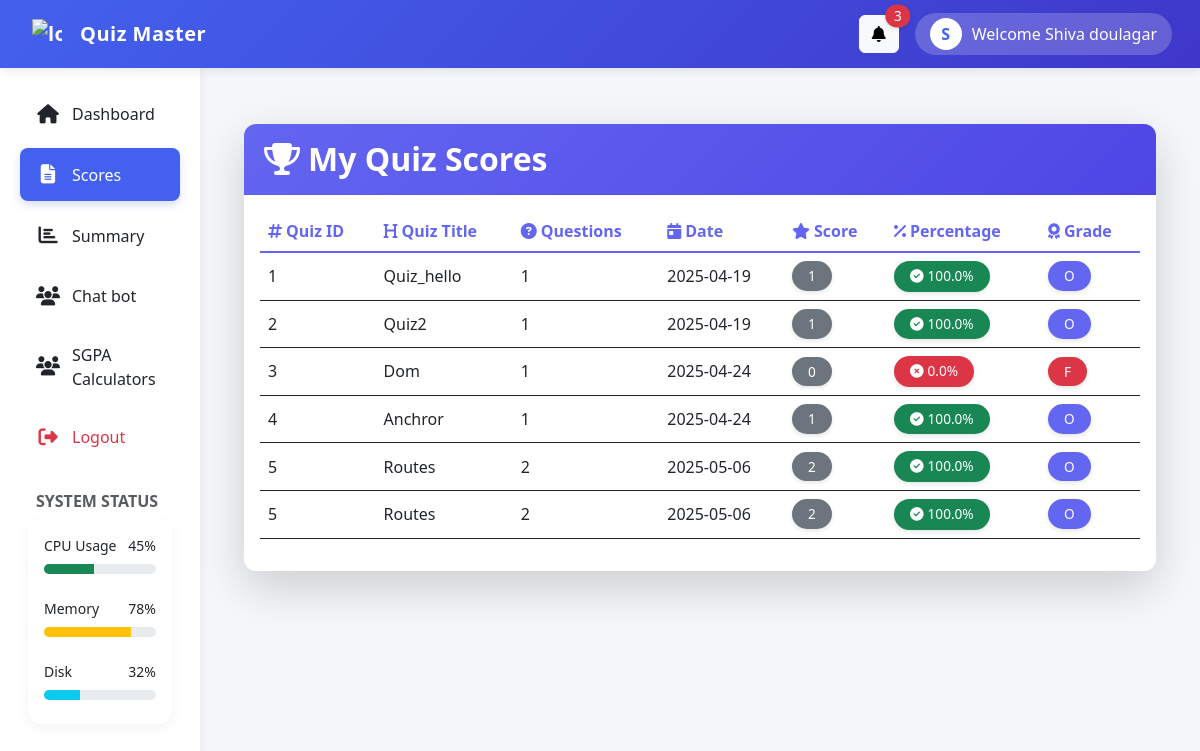
Before: /students/shivadoulager@gmail.com/scores (signed in) with the older database file.
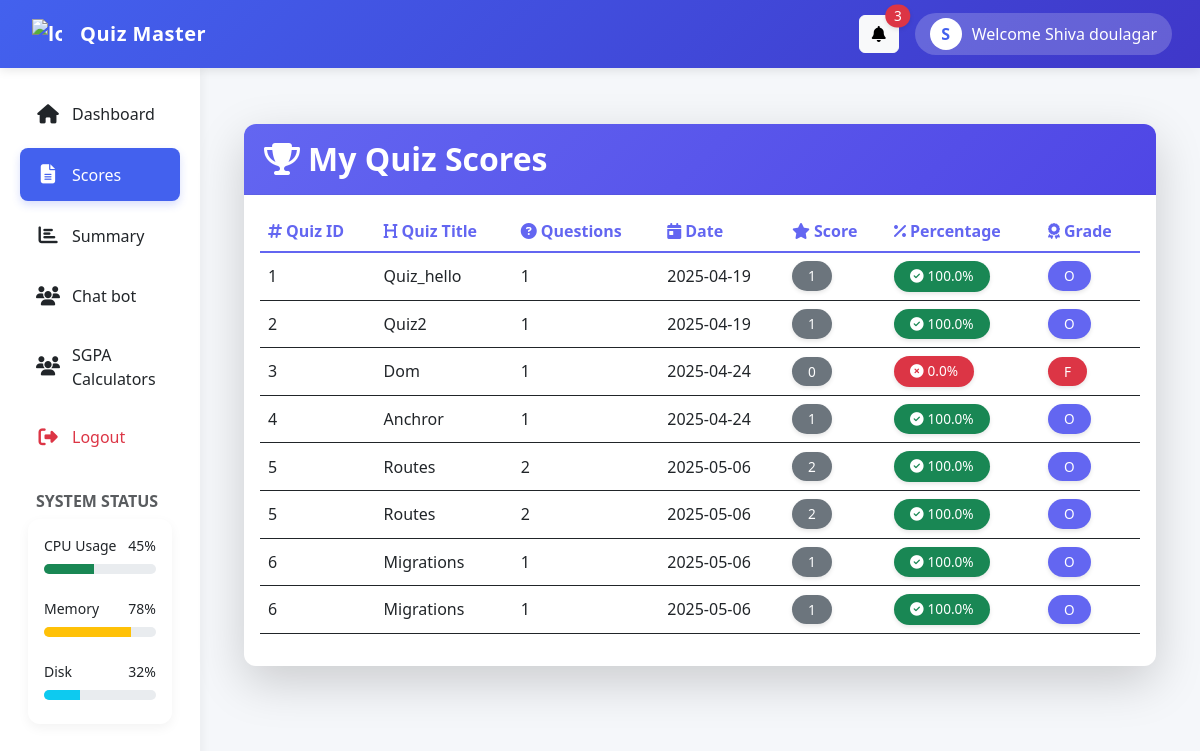
After: the same page with the newer database file.
### models.py (models this page shows)
class Scores(db.Model):
    __tablename__ = 'scores'
    id = db.Column(db.Integer, primary_key=True, autoincrement=True)
    quiz_id = db.Column(db.Integer, db.ForeignKey('quiz.id'), nullable=False)
    user_id = db.Column(db.Integer, db.ForeignKey('users.id'), nullable=False)
    time = db.Column(db.DateTime, default=datetime.utcnow)
    total_score = db.Column(db.Integer, nullable=False)
    number_of_questions = db.Column(db.Integer, nullable=False)
    quiz = db.relationship('Quiz', backref='scores')
    user = db.relationship('Users', backref='scores')

class Quiz(db.Model):
    __tablename__ = 'quiz'
    id = db.Column(db.Integer, primary_key=True, autoincrement=True)
    chapter_id = db.Column(db.Integer, db.ForeignKey('chapters.id'), nullable=False)
    quiz_title = db.Column(db.String(50), nullable=False,default="Unnamed Quiz")
    date_of_quiz = db.Column(db.DateTime, default=datetime.utcnow)
    time_duration = db.Column(db.Integer, nullable=False)
    remarks = db.Column(db.String(255), nullable=True)
    chapter = db.relationship('Chapter', backref='quiz')

### students/students.py (the view)
@students_bp.route("/<mail>/scores")
def scores(mail):
    if "user" not in session or session["user"]["role"] != "student":
                flash("Access denied! Please log in as a student.")
                return redirect(url_for("signin"))
    try:
        db = sqlite3.connect("instance/quiz_master.db")
        cur = db.cursor()
        cur.execute(
            """
                SELECT scores.quiz_id,scores.total_score,number_of_questions,scores.time,quiz.quiz_title
                    FROM scores
                    JOIN users on users.id  = scores.user_id
                    JOIN quiz on quiz.id = scores.quiz_id
                    WHERE users.mail = ?
        """,
            (mail,),
        )
        data = cur.fetchall()
        name = user_name(mail)
        return render_template("scores.html", mail=mail, data=data,name = name[0],title = "Scores")
    except Exception as e:
        flash(f"Error:{e}")
        return redirect(url_for("student_dashboard", mail=mail))
    finally:
        if db is not None:
            db.close()

### app.py (called while the page is built)
@app.before_request
def session_timeout():
    session.permanent = True
    app.permanent_session_lifetime = timedelta(minutes=30)  # Set timeout duration

### students/students.py (called while the page is built)
def user_name(mail):
    db = None
    try:
        if "user" not in session or session["user"]["role"] != "student":
            flash("Access denied! Please log in as a student.")
            return redirect(url_for("signin"))
        db = sqlite3.connect("instance/quiz_master.db")
        cur = db.cursor()
        name = cur.execute(
                """
                SELECT fullname FROM users WHERE  mail = ?
            """,
                (mail,),
            ).fetchone()
        return name
    except Exception as e:
        print(e)
    finally:
        if db is not None:
            db.close()

### students/templates/scores.html (shortened to what this page needs)
{% extends "stu_dash.html" %}
{% block content %}
<div class="container py-4">
  <div class="card shadow-lg border-0 rounded-lg">
    <div class="card-header bg-gradient-purple text-white py-3">
      <h2 class="mb-0 fw-bold"><i class="fas fa-trophy me-2"></i>My Quiz Scores</h2>
    </div>
    <div class="card-body">
      <div class="table-responsive">
        <table class="table border-0 table-hover">
          <thead class="bg-light">
            <tr>
              <th scope="col" class="fw-bold text-purple"><i class="fas fa-hashtag me-1"></i>Quiz ID</th>
              <th scope="col" class="fw-bold text-purple"><i class="fas fa-heading me-1"></i>Quiz Title</th>
              <th scope="col" class="fw-bold text-purple non"><i class="fas fa-question-circle me-1"></i>Questions</th>
              <th scope="col" class="fw-bold text-purple non"><i class="fas fa-calendar-day me-1"></i>Date</th>
              <th scope="col" class="fw-bold text-purple"><i class="fas fa-star me-1"></i>Score</th>
              <th scope="col" class="fw-bold text-purple"><i class="fas fa-percent me-1"></i>Percentage</th>
              <th scope="col" class="fw-bold text-purple"><i class="fas fa-award me-1"></i>Grade</th>
            </tr>
          </thead>
          <tbody>
            {% for quiz in data %}
            <tr class="align-middle">
              <td class="fw-medium">{{quiz[0]}}</td>
              <td>{{quiz[4] | capitalize}}</td>
              <td class="non">{{quiz[2]}}</td>
              <td class="non">{{quiz[3][:10]}}</td>
              <td>
                <span class="badge bg-secondary px-3 py-2 rounded-pill fw-normal">
                  {{quiz[1]}}
                </span>
              </td>
              {% set score = quiz[1] | int %}
              {% set total = quiz[2] | int %}
              {% set percentage = (score / total * 100) | round(1) if total > 0 else 0 %}
              <td>
                {% if percentage >= 90 %}
                  <span class="badge bg-success px-3 py-2 rounded-pill fw-normal">
                    <i class="fas fa-check-circle me-1"></i>{{percentage}}%
                  </span>
                {% elif percentage >= 70 %}
                  <span class="badge bg-primary px-3 py-2 rounded-pill fw-normal">
                    <i class="fas fa-thumbs-up me-1"></i>{{percentage}}%
                  </span>
                {% elif percentage >= 50 %}
                  <span class="badge bg-warning px-3 py-2 rounded-pill fw-normal text-dark">
                    <i class="fas fa-exclamation-circle me-1"></i>{{percentage}}%
                  </span>
                {% else %}
                  <span class="badge bg-danger px-3 py-2 rounded-pill fw-normal">
                    <i class="fas fa-times-circle me-1"></i>{{percentage}}%
                  </span>
                {% endif %}
              </td>
              <td>
                {% if percentage >= 90 %}
                  <span class="badge bg-purple px-3 py-2 rounded-pill fw-normal">O</span>
                {% elif percentage >= 80 %}
                  <span class="badge bg-success px-3 py-2 rounded-pill fw-normal">A+</span>
                {% elif percentage >= 70 %}
                  <span class="badge bg-success px-3 py-2 rounded-pill fw-normal">A</span>
                {% elif percentage >= 60 %}
                  <span class="badge bg-primary px-3 py-2 rounded-pill fw-normal">B+</span>
                {% elif percentage >= 50 %}
                  <span class="badge bg-info px-3 py-2 rounded-pill fw-normal">B</span>
                {% elif percentage >= 40 %}
                  <span class="badge bg-warning px-3 py-2 rounded-pill fw-normal text-dark">C</span>
                {% else %}
                  <span class="badge bg-danger px-3 py-2 rounded-pill fw-normal">F</span>
                {% endif %}
              </td>
            </tr>
            {% endfor %}
          </tbody>
        </table>
      </div>
    </div>
  </div>
</div>
<link rel="stylesheet" href="https://cdnjs.cloudflare.com/ajax/libs/font-awesome/6.4.0/css/all.min.css">
{% endblock %}

Changed rows visible on the page:
added Scores: quiz "6", quiz_title "Migrations", number_of_questions "1", time "2025-05-06", total_score "1", percentage "100.0", shows "O"
added Scores: quiz "6", quiz_title "Migrations", number_of_questions "1", time "2025-05-06", total_score "1", percentage "100.0", shows "O"
